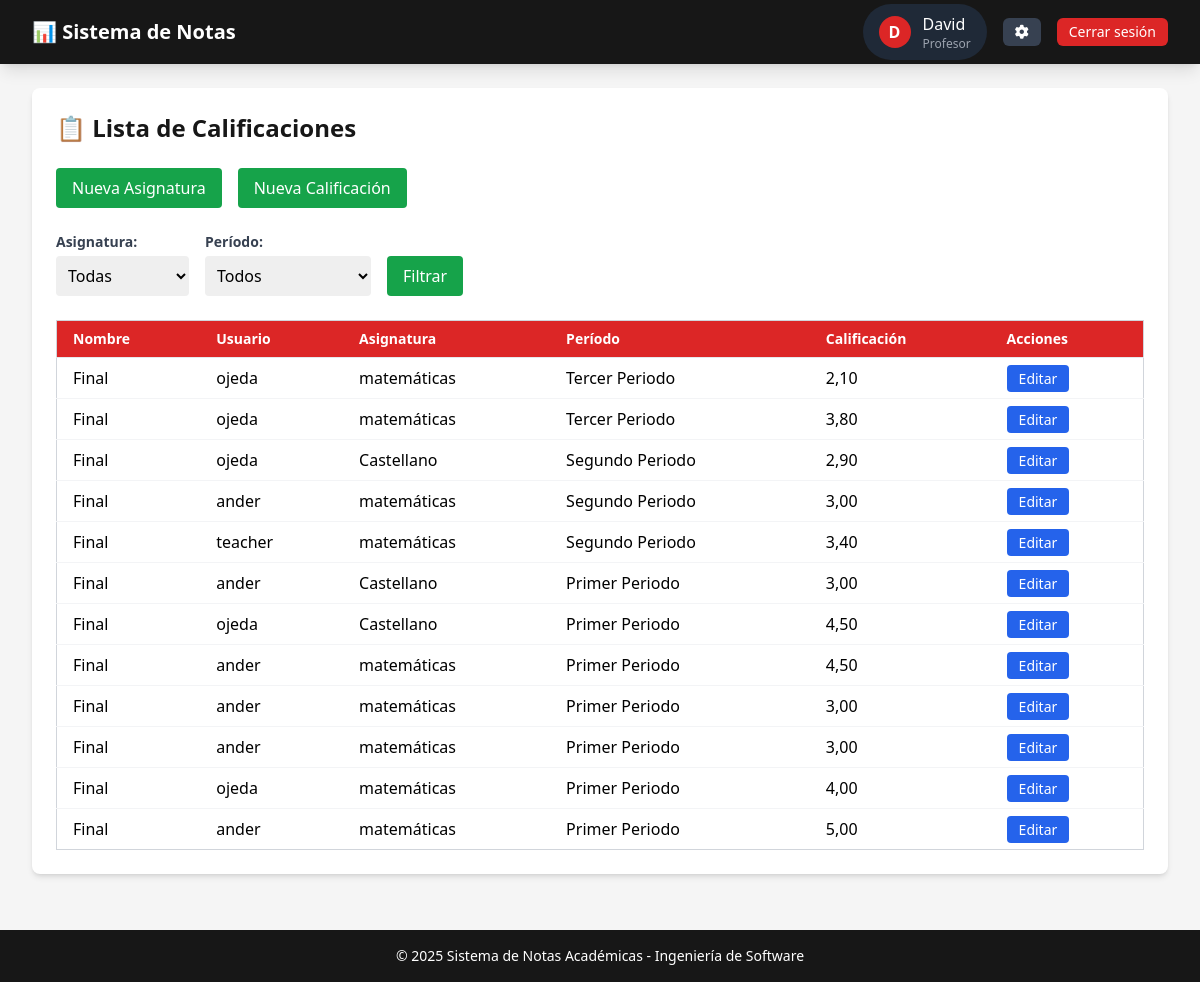
Before: /academico/lista_calificaciones/ (signed in) with the older database file.
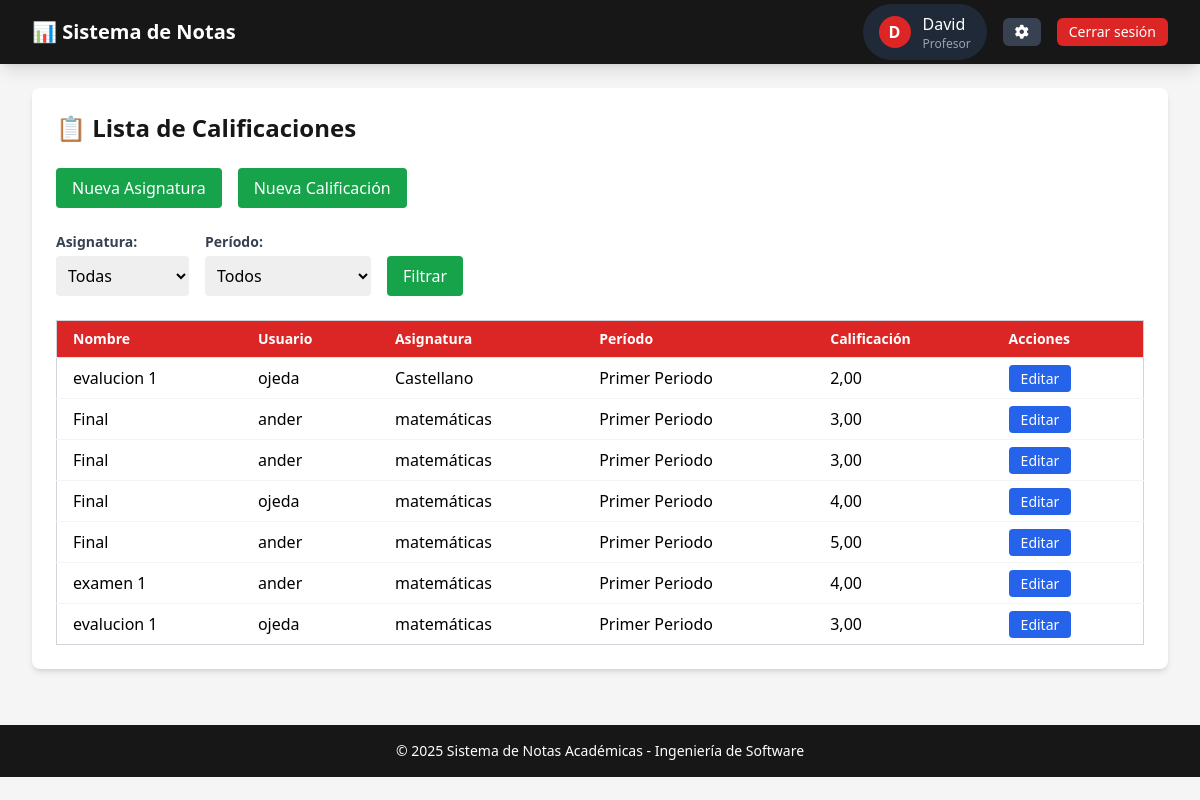
After: the same page with the newer database file.
### academico/models.py (models this page shows, shortened)
class User(AbstractUser):
    ROLES = [('admin', 'Administrador'), ('profesor', 'Profesor'), ('estudiante', 'Estudiante')]
    username = models.CharField('Nombre de usuario', max_length=30, unique=True)
    rol = models.CharField('Rol', max_length=20, choices=ROLES, default='estudiante')
    pregunta_seguridad = models.CharField('Pregunta de recuperación', max_length=200, blank=True, null=True)
    respuesta_seguridad = models.CharField('Respuesta de recuperación', max_length=200, blank=True, null=True)
    primer_inicio_sesion = models.BooleanField(default=True)
    intentos_recuperacion = models.IntegerField(default=0)
    ultimo_intento = models.DateTimeField(null=True, blank=True)
    objects = CustomUserManager()
    USERNAME_FIELD = 'username'
    REQUIRED_FIELDS = ['rol']

class Calificacion(models.Model):
    class Meta:
        indexes = [
            models.Index(fields=['estudiante', 'asignatura']),
            models.Index(fields=['periodo']),
            models.Index(fields=['profesor'])
        ]
        ordering = ['-periodo__nombre', 'asignatura__nombre']
    estudiante = models.ForeignKey(Estudiante, on_delete=models.CASCADE)
    profesor = models.ForeignKey(Profesor, on_delete=models.CASCADE)
    asignatura = models.ForeignKey(Asignatura, on_delete=models.CASCADE)
    periodo = models.ForeignKey(Periodo, on_delete=models.CASCADE)
    tipo_evaluacion = models.CharField(max_length=50, default="Final")
    nombre = models.CharField(
        max_length=100,
        blank=False,  # Puedes cambiar a False si lo quieres requerido
        verbose_name="Nombre/Descripción",
        help_text="Nombre descriptivo de la calificación"
    )
    nota = models.DecimalField(max_digits=4, decimal_places=2)

class Estudiante(models.Model):
    user = models.OneToOneField(settings.AUTH_USER_MODEL, on_delete=models.CASCADE)
    matricula = models.CharField(max_length=30, unique=True)

class Asignatura(models.Model):
    nombre = models.CharField(max_length=100)

class Periodo(models.Model):
    nombre = models.CharField(max_length=100)

### academico/views.py (the view)
# urls.py: path('lista_calificaciones/', views.lista_calificaciones, name='lista_calificaciones'),
@login_required
def lista_calificaciones(request):
    if request.user.rol != 'profesor':
        messages.error(request, "Acceso restringido a profesores.")
        return redirect('login')
    try:
        profesor = Profesor.objects.get(user=request.user)
    except Profesor.DoesNotExist:
        messages.error(request, "Perfil de profesor no encontrado.")
        return redirect('login')
    asignatura_id = request.GET.get('asignatura')
    periodo_id = request.GET.get('periodo')
    calificaciones = Calificacion.objects.filter(profesor=profesor).select_related('estudiante__user', 'asignatura', 'periodo')
    if asignatura_id:
        calificaciones = calificaciones.filter(asignatura_id=asignatura_id)
    if periodo_id:
        calificaciones = calificaciones.filter(periodo_id=periodo_id)
    context = {
        'calificaciones': calificaciones,
        'asignaturas': Asignatura.objects.all(),
        'periodos': Periodo.objects.all(),
        'mensaje': "No hay calificaciones registradas." if not calificaciones.exists() else None
    }
    return render(request, 'academico/calificaciones/lista_calificaciones.html', context)

### templates/academico/calificaciones/lista_calificaciones.html (shortened to what this page needs)
{% extends 'base/base_generic.html' %}
{% block content %}
<div class="bg-white p-6 rounded-lg shadow-md">
    <h2 class="text-2xl font-bold text-academic-secondary mb-6">📋 Lista de Calificaciones</h2>
    <div class="flex flex-wrap items-center gap-4 mb-6">
        <a href="{% url 'crear_asignatura' %}" class="bg-green-600 text-white px-4 py-2 rounded hover:bg-green-700 transition">Nueva Asignatura</a>
        <a href="{% url 'crear_calificacion' %}" class="bg-green-600 text-white px-4 py-2 rounded hover:bg-green-700 transition">Nueva Calificación</a>
    </div>
    <form method="get" class="flex flex-wrap gap-4 items-center mb-6">
        <div>
            <label class="block mb-1 font-semibold text-sm text-gray-700">Asignatura:</label>
            <select name="asignatura" class="border-gray-300 rounded p-2">
                <option value="">Todas</option>
            </select>
        </div>
        <div>
            <label class="block mb-1 font-semibold text-sm text-gray-700">Período:</label>
            <select name="periodo" class="border-gray-300 rounded p-2">
                <option value="">Todos</option>
            </select>
        </div>
        <div class="self-end">
            <button type="submit" class="bg-green-600 text-white px-4 py-2 rounded hover:bg-green-700 transition">Filtrar</button>
        </div>
    </form>
<div class="overflow-x-auto">
    <table class="min-w-full divide-y divide-gray-200 border border-gray-300">
        <thead class="bg-academic-primary text-white">
            <tr>
                <th class="px-4 py-2 text-left text-sm font-semibold">Nombre</th>
                <th class="px-4 py-2 text-left text-sm font-semibold">Usuario</th>
                <th class="px-4 py-2 text-left text-sm font-semibold">Asignatura</th>
                <th class="px-4 py-2 text-left text-sm font-semibold">Período</th>
                <th class="px-4 py-2 text-left text-sm font-semibold">Calificación</th>
                <th class="px-4 py-2 text-left text-sm font-semibold">Acciones</th>
            </tr>
        </thead>
        <tbody class="bg-white divide-y divide-gray-100">
            {% for calificacion in calificaciones %}
                <tr class="hover:bg-gray-50">
                    <td class="px-4 py-2">
                        {% if calificacion.nombre %}
                            {{ calificacion.nombre }}
                        {% else %}
                            {{ calificacion.tipo_evaluacion }}
                        {% endif %}
                    </td>
                    <td class="px-4 py-2">{{ calificacion.estudiante.user.username }}</td>
                    <td class="px-4 py-2">{{ calificacion.asignatura.nombre }}</td>
                    <td class="px-4 py-2">{{ calificacion.periodo.nombre }}</td>
                    <td class="px-4 py-2">{{ calificacion.nota|default:"-"|floatformat:2 }}</td>
                    <td class="px-4 py-2">
                        <a href="{% url 'editar_calificacion' calificacion.id %}"
                           class="bg-blue-600 text-white px-3 py-1 rounded hover:bg-blue-700 transition text-sm">
                            Editar
                        </a>
                    </td>
                </tr>
            {% empty %}
                <tr>
                    <td colspan="6" class="px-4 py-4 text-center text-gray-500">No hay calificaciones registradas.</td>
                </tr>
            {% endfor %}
        </tbody>
    </table>
</div>
</div>
{% endblock %}

### templates/base/base_generic.html
<!DOCTYPE html>
<html lang="es" class="h-full">
<head>
    {% include 'base/components/head.html' %}
</head>
<body class="h-full bg-academic-light font-sans antialiased">
    {% include 'base/components/navbar.html' %}
    <main class="max-w-7xl mx-auto py-6 sm:px-6 lg:px-8">
        {% block content %}{% endblock %}
    </main>
    {% include 'base/components/footer.html' %}
</body>
</html>

### templates/base/components/head.html (shortened to what this page needs)
<script src="https://cdn.tailwindcss.com"></script>
<link rel="stylesheet" href="https://cdnjs.cloudflare.com/ajax/libs/animate.css/4.1.1/animate.min.css"/>
<link rel="stylesheet" href="https://cdnjs.cloudflare.com/ajax/libs/font-awesome/6.4.0/css/all.min.css"
 />

### templates/base/components/navbar.html (shortened to what this page needs)
<nav class="bg-academic-secondary shadow-lg">
    <div class="max-w-7xl mx-auto px-4 sm:px-6 lg:px-8">
        <div class="flex items-center justify-between h-16">
            <div class="flex items-center">
                <div class="flex-shrink-0">
                    <span class="text-white font-bold text-xl">📊 Sistema de Notas</span>
                </div>
            </div>
            <div class="flex items-center">
                {% if user.is_authenticated %}
                <div class="relative flex items-center space-x-4">
                    <div class="flex items-center space-x-3 bg-gray-800 rounded-full px-4 py-2">
                        <div class="w-8 h-8 rounded-full bg-academic-primary flex items-center justify-center text-white font-bold">
                            {{ user.username|make_list|first|upper }}
                        </div>
                        <div class="flex flex-col">
                            <span class="text-white font-medium">{{ user.username }}</span>
                            <span class="text-gray-400 text-xs">{{ user.get_rol_display }}</span>
                        </div>
                    </div>
                    <button id="configBtn" type="button" class="px-3 py-1 rounded-md text-sm font-medium text-white bg-gray-700 hover:bg-gray-600 transition duration-300 ease-in-out transform hover:scale-105">
                        <i class="fas fa-cog hover:animate-spin"></i>
                    </button>
                    <a href="{% url 'logout' %}" class="px-3 py-1 rounded-md text-sm font-medium text-white bg-academic-primary hover:bg-red-700 transition duration-300 ease-in-out transform hover:scale-105">
                        Cerrar sesión
                    </a>
                </div>
                {% endif %}
            </div>
        </div>
    </div>
</nav>

### templates/base/components/footer.html (shortened to what this page needs)
<footer class="bg-academic-secondary text-white py-4 mt-8">
    <div class="max-w-7xl mx-auto px-4 sm:px-6 lg:px-8 text-center text-sm">
        <p>© {% now "Y" %} Sistema de Notas Académicas - Ingeniería de Software</p>
    </div>
</footer>

Changed rows visible on the page:
removed Calificacion: tipo_evaluacion "Final", estudiante.user.username "ojeda", asignatura.nombre "matemáticas", periodo.nombre "Tercer Periodo", nota "2,10"
removed Calificacion: tipo_evaluacion "Final", estudiante.user.username "ojeda", asignatura.nombre "matemáticas", periodo.nombre "Tercer Periodo", nota "3,80"
removed Calificacion: tipo_evaluacion "Final", estudiante.user.username "ojeda", asignatura.nombre "Castellano", periodo.nombre "Segundo Periodo", nota "2,90"
removed Calificacion: tipo_evaluacion "Final", estudiante.user.username "ander", asignatura.nombre "matemáticas", periodo.nombre "Segundo Periodo", nota "3,00"
removed Calificacion: tipo_evaluacion "Final", estudiante.user.username "teacher", asignatura.nombre "matemáticas", periodo.nombre "Segundo Periodo", nota "3,40"
removed Calificacion: tipo_evaluacion "Final", estudiante.user.username "ander", asignatura.nombre "Castellano", periodo.nombre "Primer Periodo", nota "3,00"
removed Calificacion: tipo_evaluacion "Final", estudiante.user.username "ojeda", asignatura.nombre "Castellano", periodo.nombre "Primer Periodo", nota "4,50"
removed Calificacion: tipo_evaluacion "Final", estudiante.user.username "ander", asignatura.nombre "matemáticas", periodo.nombre "Primer Periodo", nota "4,50"
added Calificacion: nombre "evalucion 1", estudiante.user.username "ojeda", asignatura.nombre "Castellano", periodo.nombre "Primer Periodo", nota "2,00"
added Calificacion: nombre "examen 1", estudiante.user.username "ander", asignatura.nombre "matemáticas", periodo.nombre "Primer Periodo", nota "4,00"
added Calificacion: nombre "evalucion 1", estudiante.user.username "ojeda", asignatura.nombre "matemáticas", periodo.nombre "Primer Periodo", nota "3,00"
